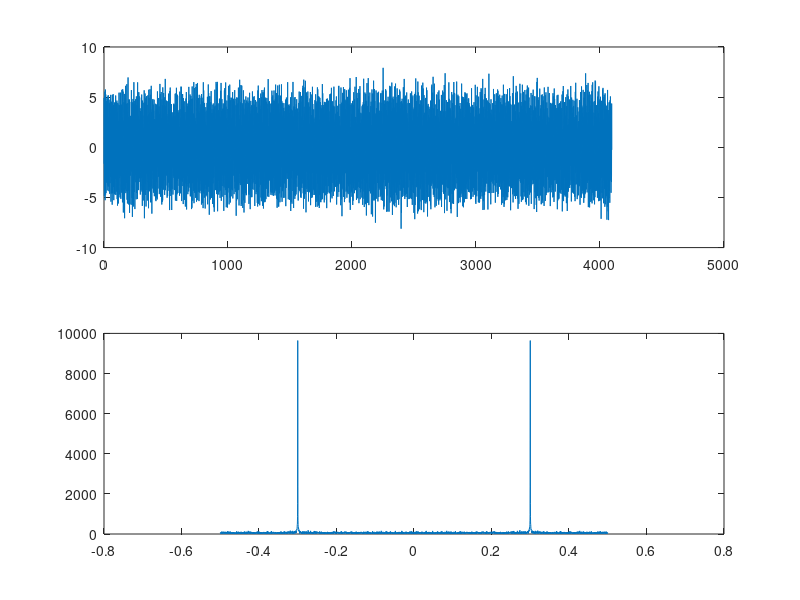

Write the MATLAB code that produced this figure.
clear;
N = 4096;
u = randn(1,N);
n = 0:N-1;
fs = 1;
A =5;f0 = 0.3;
w = 2*pi/fs;
s = A*sin(w*f0*n)+u;
subplot(211)
plot(n,s);
S = fft(s);
f = -0.5:1/N:0.5-1/N;
subplot(212)
plot(f,fftshift(abs(S)));
